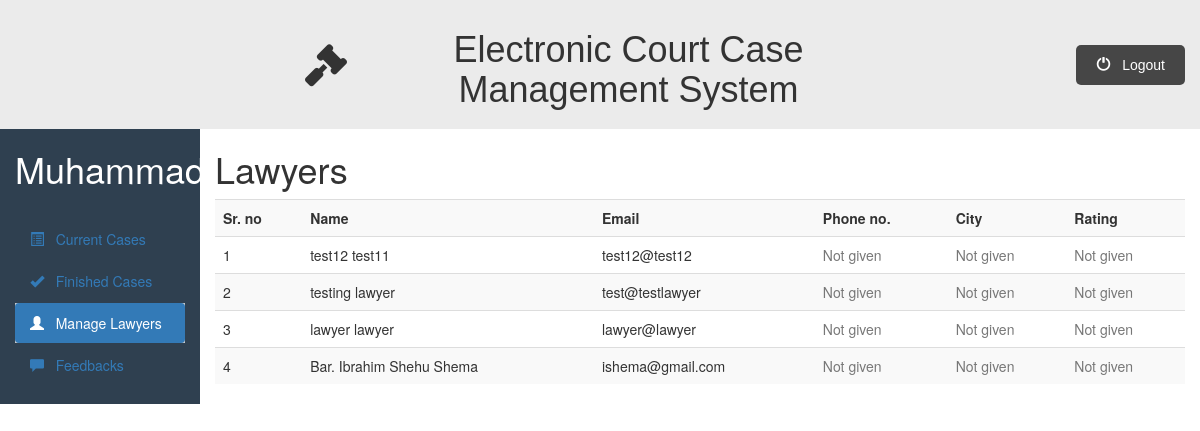
The app's page /admin_dashboard.php?q=managelawyers (signed in) with its own data.
### tables this page shows
CREATE TABLE `lawyer_login` (
  `lawyer_id` int(11) NOT NULL,
  `lawyer_first_name` varchar(50) NOT NULL,
  `lawyer_last_name` varchar(50) NOT NULL,
  `lawyer_email` varchar(50) NOT NULL,
  `lawyer_password` varchar(200) NOT NULL,
  `lawyer_phone_no` int(11) DEFAULT NULL,
  `lawyer_city` varchar(100) DEFAULT NULL,
  `lawyer_address` varchar(200) DEFAULT NULL,
  `lawyer_rating` int(11) DEFAULT NULL,
  `specialization` varchar(100) DEFAULT NULL,
  `lawyer_image` blob
);

### admin/managelawyers.php (the view, shortened to what this page needs)
<div class="container-fluid">
    <div class="row">
        <div class="col-sm-2">
            <h1>
                <?php echo $_SESSION["admin_name"]; ?>
            </h1>
            <br>
            <ul id="side_menu" class="nav nav-pills nav-stacked">
                <li class="">
                    <a href="admin_dashboard.php">
                        <span class="glyphicon glyphicon-list-alt"></span>
                        &nbsp; Current Cases
                     </a>
                </li>
                <li class="">
                    <a href="admin_dashboard.php?q=finishedcases">
                        <span class="glyphicon glyphicon-ok"></span>
                        &nbsp; Finished Cases
                    </a>
                </li>
                <li class="active">
                    <a href="admin_dashboard.php?q=managelawyers">
                        <span class="glyphicon glyphicon-user"></span>
                        &nbsp; Manage Lawyers
                    </a>
                </li>
                <li class="">
                    <a href="admin_dashboard.php?q=feedbacks">
                        <span class="glyphicon glyphicon-comment"></span>
                        &nbsp; Feedbacks
                    </a>
                </li>
            </ul>
       </div>
       <div class="col-sm-10">
            <h1>Lawyers</h1>
            <div class="table-responsive">
                <table class="table table-striped table-hover">
                    <tr>
                        <th>Sr. no</th>
                        <th>Name</th>
                        <th>Email</th>
                        <th>Phone no.</th>
                        <th>City</th>
                        <th>Rating</th>
                    </tr>
                        <?php
                            require_once("includes/db.php");
                            if ($con) {
                                $x=1;
                                $stmt = $con->prepare("
                                SELECT lawyer_id, lawyer_first_name, lawyer_last_name, lawyer_email,
                                lawyer_phone_no, lawyer_city, lawyer_rating
                                FROM lawyer_login");
                                $stmt->execute();
                                $stmt->store_result();
                                $stmt->bind_result($lawyer_id, $lawyer_first_name, $lawyer_last_name,
                                $lawyer_email, $lawyer_phone, $lawyer_city, $lawyer_rating);
                                while ($stmt->fetch()) {
                                    if(!$lawyer_city)
                                        $lawyer_city="<span class='text-muted'>Not given</span>";
                                    if(!$lawyer_phone)
                                        $lawyer_phone="<span class='text-muted'>Not given</span>";
                                    if(!$lawyer_rating)
                                        $lawyer_rating="<span class='text-muted'>Not given</span>";
                                    echo "
                                    <tr>
                                        <td> {$x} </td>
                                        <td> {$lawyer_first_name} {$lawyer_last_name}</td>
                                        <td> {$lawyer_email} </td>
                                        <td> {$lawyer_phone} </td>
                                        <td> {$lawyer_city} </td>
                                        <td> {$lawyer_rating} </td>
                                    </tr>
                                    ";
                                    $x++;
                                }
                            }
                            else{
                                echo "Server Prob";
                            }
                        ?>
                </table>
            </div>
       </div>
   </div>
</div>

### admin_dashboard.php (shortened to what this page needs)
<!DOCTYPE html>
<html lang="en">
<head>
    <link rel="stylesheet" href="https://maxcdn.bootstrapcdn.com/bootstrap/3.4.0/css/bootstrap.min.css">
    <link rel="stylesheet" href="public/css/style.css">
    <link rel="stylesheet" href="public/css/dashboard.css">
</head>
<body>
    <div class="title-bar">
        <div id="item1">
            <i class="fas fa-gavel fa-3x"></i>
            <h1>Electronic Court Case Management System</h1>
        </div>
        <div id="item2">
            <button class="sm" onclick="window.top.location='logout.php'">
                <span class="glyphicon glyphicon-off"></span>&nbsp;&nbsp;&nbsp;Logout
            </button>
        </div>
    </div>
    <?php
        if(!isset($_GET['q']))
            require_once("admin/currentcases.php");
        elseif($_GET['q'] == "finishedcases")
            require_once("admin/finishedcases.php");
        elseif($_GET['q'] == "managelawyers")
            require_once("admin/managelawyers.php");
        elseif($_GET['q'] == "feedbacks")
            require_once("admin/feedbacks.php");
        elseif($_GET['q'] == "updatecase")
            require_once("admin/updatecase.php");
        elseif($_GET['q'] == 'removefeedback')
            require_once("admin/removefeedback.php");
    ?>
</body>
</html>

### public/css/style.css (style rules this page uses)
* { padding: 0%; margin: 0%; box-sizing: border-box; }
html { scroll-behavior: smooth; }
ul { list-style-type: none; }
.title-bar { display: grid; grid-template-columns: repeat(4,1fr); font-family: Arial, Helvetica, sans-serif ; background-color: rgb(235,235,235); padding: 1rem; justify-content: center; align-content: center; text-align: center; }
#item1 { grid-column-start: 2; grid-column-end: 4; display:flex; align-content: center; justify-content: center; text-align: center; align-items: center; }
#item1>h1 { margin-left:1.5rem; }
#item2 { grid-column-start: 4; grid-column-end: 5; display: flex; align-content: flex-end; justify-content: flex-end; align-items: center; }
.sm { margin-right: 0.5rem; margin-left: 0.8rem; font-size: 1.4rem; border: none; border-radius: 5px; background-color: rgba(0,0,0,0.7); color: white; padding: 10px 20px; }
.active, .accordion:hover { background-color: #ccc; }

### public/css/dashboard.css (style rules this page uses)
.row { background-color: #2f4050; }
.col-sm-10 { background-color: #fff; }
.col-sm-2 h1 { color: #fff; text-align:center; }

### records on screen
lawyer_login: lawyer_first_name "test12", lawyer_last_name "test11", lawyer_email "test12@test12", shows "Not given"
lawyer_login: lawyer_first_name "testing", lawyer_last_name "lawyer", lawyer_email "test@testlawyer", shows "Not given"
lawyer_login: lawyer_first_name "lawyer", lawyer_last_name "lawyer", lawyer_email "lawyer@lawyer", shows "Not given"
lawyer_login: lawyer_first_name "Bar. Ibrahim", lawyer_last_name "Shehu Shema", lawyer_email "ishema@gmail.com", shows "Not given"

### other values on screen
$_SESSION["admin_name"] "Muhammad"
